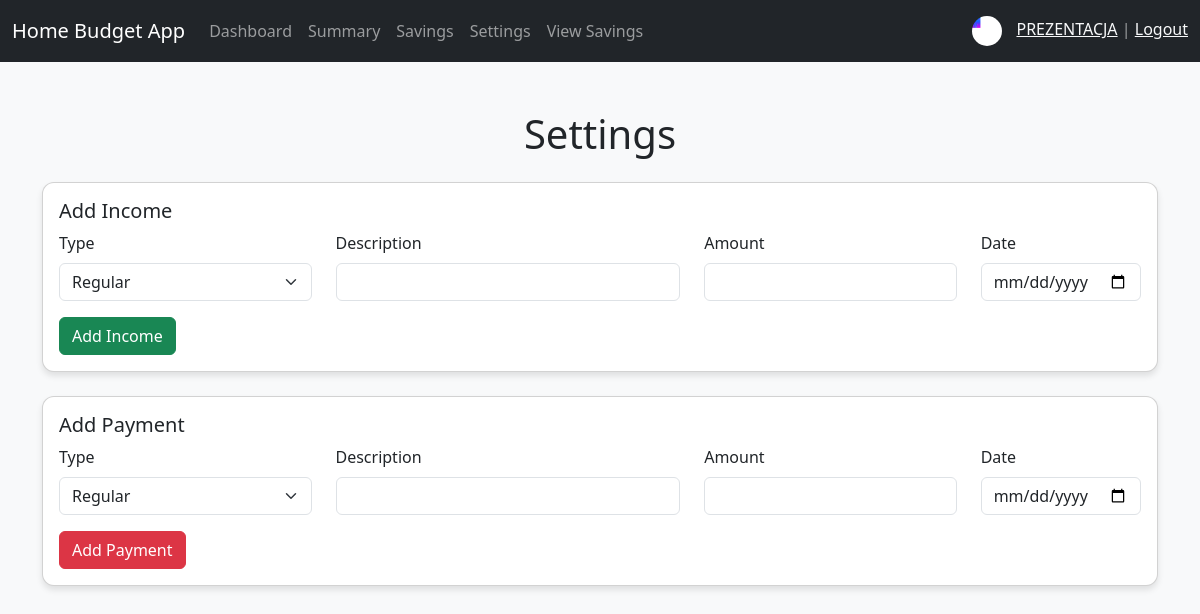
The app's page /homebudgetapp/settings.php (signed in) with its own data.
### tables this page shows
CREATE TABLE `users` (
  `id` int(11) NOT NULL,
  `username` varchar(255) NOT NULL,
  `email` varchar(255) NOT NULL,
  `password` varchar(255) NOT NULL,
  `photo` varchar(255) DEFAULT NULL,
  `budget` decimal(10,2) DEFAULT 0.00,
  `share_code` varchar(255) DEFAULT NULL,
  `created_at` timestamp NOT NULL DEFAULT current_timestamp()
);

### homebudgetapp/settings.php (the view, shortened to what this page needs)
<?php
include 'db.php';
$userId = $_SESSION['user_id'];
$query = $db->prepare("SELECT username, photo, budget, share_code FROM users WHERE id = ?");
$query->execute([$userId]);
$user = $query->fetch(PDO::FETCH_ASSOC);
$username = $user['username'] ?? '';
$photo = $user['photo'] ?? '';
?>
<!DOCTYPE html>
<html lang="en">
<head>
    <link href="https://cdn.jsdelivr.net/npm/bootstrap@5.3.0-alpha3/dist/css/bootstrap.min.css" rel="stylesheet">
</head>
<body>
<nav class="navbar navbar-expand-lg navbar-dark bg-dark">
    <div class="container-fluid">
        <a class="navbar-brand" href="dashboard.php">Home Budget App</a>
        <div class="collapse navbar-collapse" id="navbarNav">
            <ul class="navbar-nav me-auto">
                <li class="nav-item"><a class="nav-link" href="dashboard.php">Dashboard</a></li>
                <li class="nav-item"><a class="nav-link" href="summary.php">Summary</a></li>
                <li class="nav-item"><a class="nav-link" href="savings.php">Savings</a></li>
                <li class="nav-item"><a class="nav-link" href="settings.php">Settings</a></li>
                <li class="nav-item"><a class="nav-link" href="view_savings.php">View Savings</a></li>
            </ul>
            <span class="navbar-text">
                <?php if ($photo): ?>
                    <img src="<?= htmlspecialchars($photo) ?>" alt="Profile Photo" class="profile-photo">
                <?php endif; ?>
                <a href="profile.php" class="text-light"><?= htmlspecialchars($username) ?></a> |
                <a href="logout.php" class="text-light">Logout</a>
            </span>
        </div>
    </div>
</nav>
<div class="container my-5">
    <h1 class="mb-4 text-center">Settings</h1>
    <div class="card mb-4">
        <div class="card-body">
            <h5 class="card-title">Add Income</h5>
            <form method="POST">
                <div class="row">
                    <div class="col-md-3">
                        <label for="type" class="form-label">Type</label>
                        <select name="type" id="type" class="form-select" required>
                            <option value="Regular">Regular</option>
                        </select>
                    </div>
                    <div class="col-md-4">
                        <label for="description" class="form-label">Description</label>
                        <input type="text" name="description" id="description" class="form-control" required>
                    </div>
                    <div class="col-md-3">
                        <label for="amount" class="form-label">Amount</label>
                        <input type="number" name="amount" id="amount" step="0.01" class="form-control" required>
                    </div>
                    <div class="col-md-2">
                        <label for="date" class="form-label">Date</label>
                        <input type="date" name="date" id="date" class="form-control" required>
                    </div>
                    <div class="col-12 mt-3">
                        <button type="submit" name="add_income" class="btn btn-success">Add Income</button>
                    </div>
                </div>
            </form>
        </div>
    </div>
    <div class="card mb-4">
        <div class="card-body">
            <h5 class="card-title">Add Payment</h5>
            <form method="POST">
                <div class="row">
                    <div class="col-md-3">
                        <label for="type" class="form-label">Type</label>
                        <select name="type" id="type" class="form-select" required>
                            <option value="Regular">Regular</option>
                        </select>
                    </div>
                    <div class="col-md-4">
                        <label for="description" class="form-label">Description</label>
                        <input type="text" name="description" id="description" class="form-control" required>
                    </div>
                    <div class="col-md-3">
                        <label for="amount" class="form-label">Amount</label>
                        <input type="number" name="amount" id="amount" step="0.01" class="form-control" required>
                    </div>
                    <div class="col-md-2">
                        <label for="date" class="form-label">Date</label>
                        <input type="date" name="date" id="date" class="form-control" required>
                    </div>
                    <div class="col-12 mt-3">
                        <button type="submit" name="add_payment" class="btn btn-danger">Add Payment</button>
                    </div>
                </div>
            </form>
        </div>
    </div>
</body>
</html>

### homebudgetapp/settings.php (style rules this page uses)
body { background-color: #f8f9fa; }
.container { margin-top: 50px; }
.card { border-radius: 12px; box-shadow: 0 4px 6px rgba(0, 0, 0, 0.1); }
.navbar-text img { border-radius: 50%; width: 30px; height: 30px; margin-right: 10px; }
.profile-photo { width: 30px; height: 30px; border-radius: 50%; margin-right: 10px; }

### records on screen
users: photo (picture), username "PREZENTACJA"
